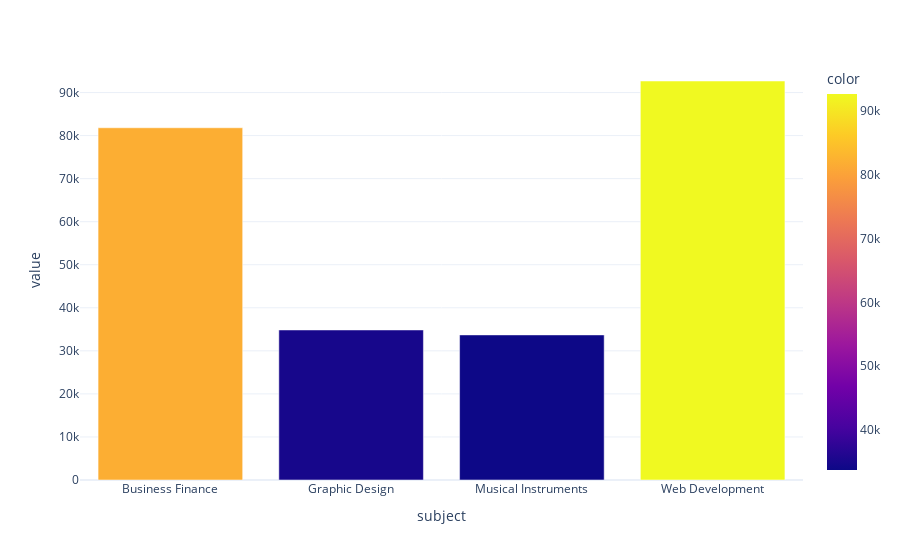

Write notebook code for a chart like this one.
### Code cell
fig = px.bar(sub_income, template='plotly_white', color= sub_income.values)
fig.show()

### Figure 1 — Plotly figure (JSON) as saved in the notebook; plotly's stock layout.template omitted (floating-point values rounded to 4 significant figures)
{"data": [{"alignmentgroup": "True", "hovertemplate": "subject=%{x}<br>value=%{y}<br>color=%{marker.color}<extra></extra>", "legendgroup": "", "marker": {"color": [81815, 34850, 33700, 92675], "coloraxis": "coloraxis", "pattern": {"shape": ""}}, "name": "", "offsetgroup": "", "orientation": "v", "showlegend": false, "textposition": "auto", "type": "bar", "x": ["Business Finance", "Graphic Design", "Musical Instruments", "Web Development"], "xaxis": "x", "y": [81815, 34850, 33700, 92675], "yaxis": "y"}], "layout": {"barmode": "relative", "coloraxis": {"colorbar": {"title": {"text": "color"}}, "colorscale": [[0, "#0d0887"], [0.1111, "#46039f"], [0.2222, "#7201a8"], [0.3333, "#9c179e"], [0.4444, "#bd3786"], [0.5556, "#d8576b"], [0.6667, "#ed7953"], [0.7778, "#fb9f3a"], [0.8889, "#fdca26"], [1, "#f0f921"]]}, "legend": {"tracegroupgap": 0}, "margin": {"t": 60}, "xaxis": {"anchor": "y", "domain": [0, 1], "title": {"text": "subject"}}, "yaxis": {"anchor": "x", "domain": [0, 1], "title": {"text": "value"}}}}
